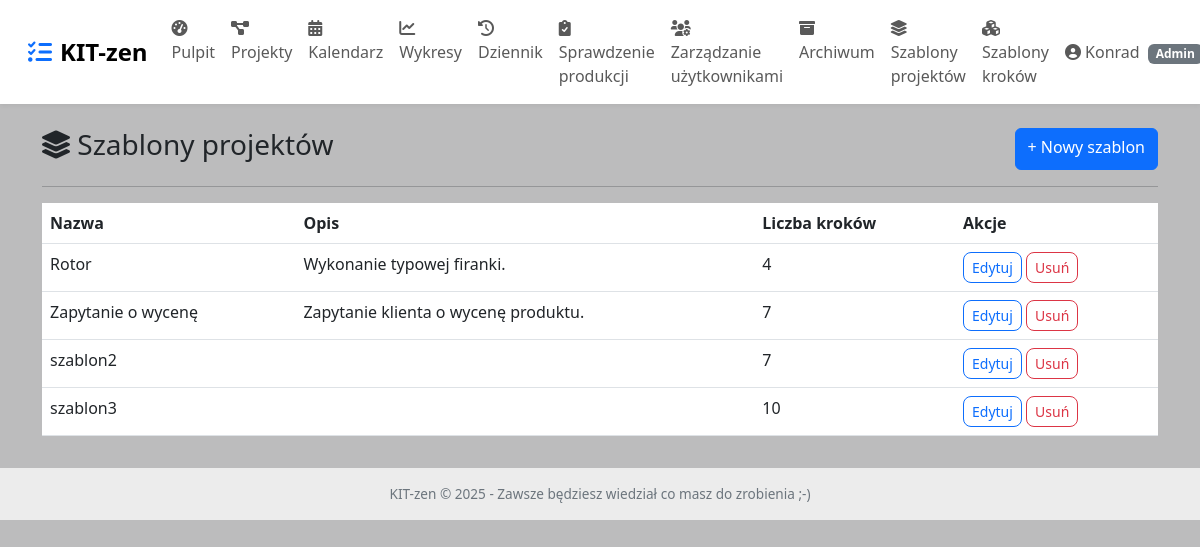
Before: /admin/templates/projects (signed in) with the older database file.
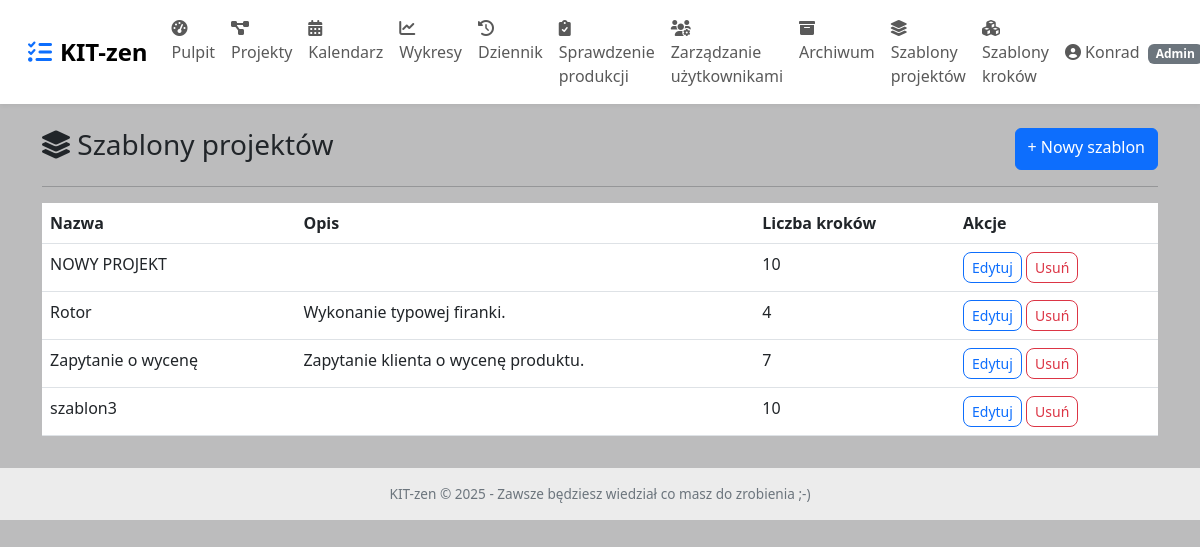
After: the same page with the newer database file.
### app7/kdeep/app.py (models this page shows)
class ProjectTemplate(db.Model):
    __tablename__ = 'project_template'
    id = db.Column(db.Integer, primary_key=True)
    name = db.Column(db.String(100), nullable=False, unique=True)
    description = db.Column(db.Text, nullable=True)
    is_builtin = db.Column(db.Boolean, default=False)
    created_at = db.Column(db.DateTime, default=now_aware)
    steps = db.relationship('StepTemplate', backref='template', cascade='all, delete-orphan', order_by='StepTemplate.position')

### app7/kdeep/app.py (the view)
@app.route('/admin/templates/projects')
@login_required
@admin_required
def list_project_templates():
    templates = ProjectTemplate.query.order_by(ProjectTemplate.name).all()
    return render_template('admin_project_templates.html', templates=templates)

### app7/kdeep/app.py (called while the page is built)
def admin_required(f):
    @wraps(f)
    def decorated_function(*args, **kwargs):
        if not current_user.is_authenticated or not current_user.is_admin:
            flash('Dostęp tylko dla administratora.', 'danger')
            return redirect(url_for('dashboard'))
        return f(*args, **kwargs)
    return decorated_function

@login_manager.user_loader
def load_user(user_id):
    return User.query.get(int(user_id))

### app7/kdeep/templates/admin_project_templates.html
{% extends "base.html" %}
{% block content %}
<div class="d-flex justify-content-between">
    <h3><i class="fas fa-layer-group"></i> Szablony projektów</h3>
    <a href="{{ url_for('add_project_template') }}" class="btn btn-primary">+ Nowy szablon</a>
</div>
<hr>
<table class="table table-hover">
    <thead>
        <tr><th>Nazwa</th><th>Opis</th><th>Liczba kroków</th><th>Akcje</th></tr>
    </thead>
    <tbody>
    {% for tpl in templates %}
    <tr>
        <td>{{ tpl.name }}</td>
        <td>{{ tpl.description or '' }}</td>
        <td>{{ tpl.steps|length }}</td>
        <td>
            <a href="{{ url_for('edit_project_template', template_id=tpl.id) }}" class="btn btn-sm btn-outline-primary">Edytuj</a>
            <a href="{{ url_for('delete_project_template', template_id=tpl.id) }}" class="btn btn-sm btn-outline-danger" onclick="return confirm('Usunąć szablon?')">Usuń</a>
        </td>
    </tr>
    {% endfor %}
    </tbody>
</table>
{% endblock %}

Changed rows visible on the page:
changed ProjectTemplate: name "szablon2" → "NOWY PROJEKT"; steps|length "7" → "10"; moves up the list
